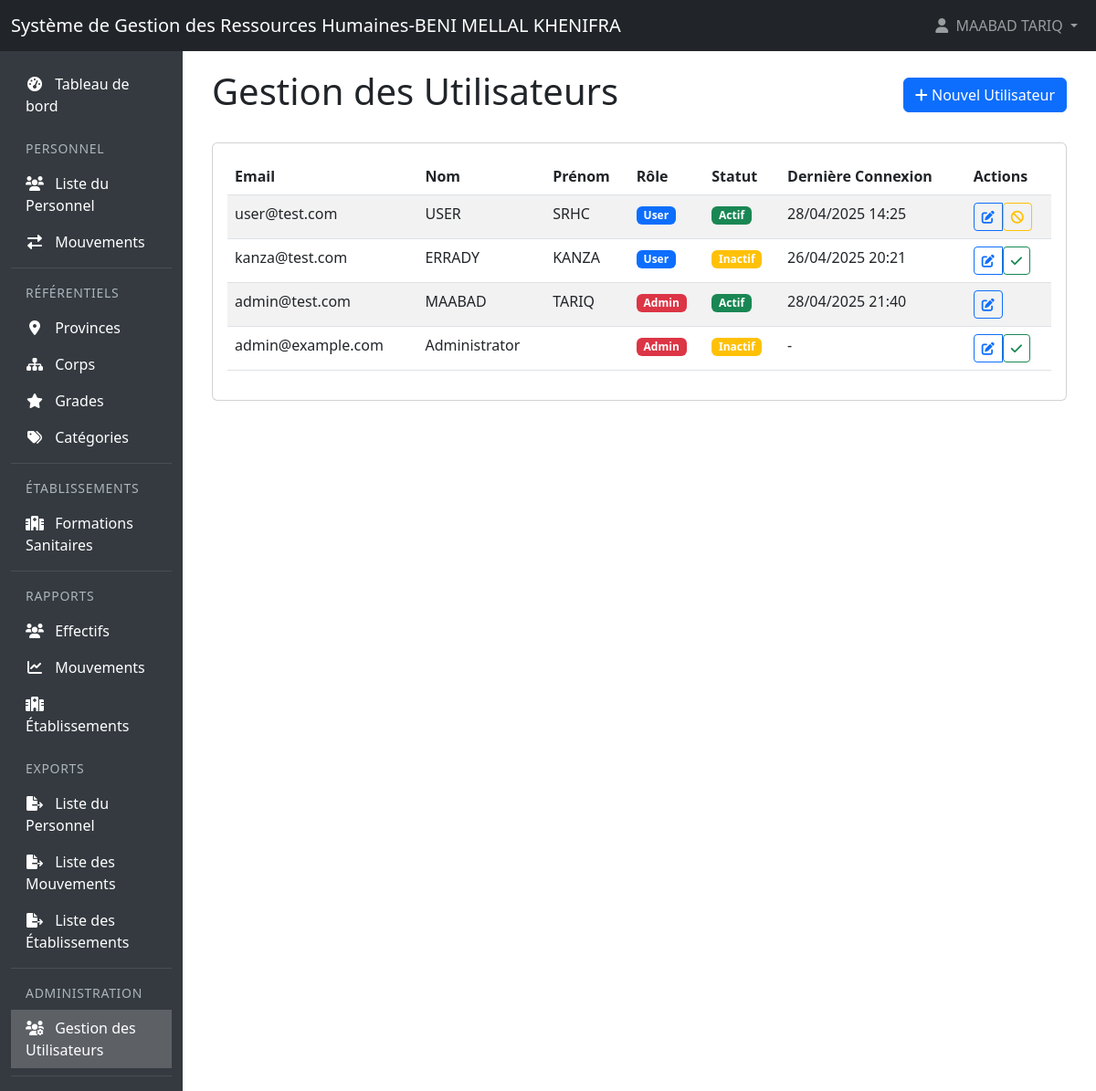
/APP_SGRHBMKH/users (signed in), run on the app's committed database.
### tables this page shows
CREATE TABLE `users` (
  `id` int(11) NOT NULL,
  `email` varchar(100) NOT NULL,
  `password` varchar(255) NOT NULL,
  `nom` varchar(100) NOT NULL,
  `prenom` varchar(100) NOT NULL,
  `telephone` varchar(20) DEFAULT NULL,
  `adresse` text DEFAULT NULL,
  `role` enum('admin','user') NOT NULL DEFAULT 'user',
  `avatar` varchar(255) DEFAULT NULL,
  `derniere_connexion` datetime DEFAULT NULL,
  `reset_token` varchar(255) DEFAULT NULL,
  `reset_token_expiry` datetime DEFAULT NULL,
  `status` enum('active','inactive','blocked') NOT NULL DEFAULT 'active',
  `created_at` timestamp NOT NULL DEFAULT current_timestamp(),
  `updated_at` timestamp NOT NULL DEFAULT current_timestamp() ON UPDATE current_timestamp(),
  `deleted_at` timestamp NULL DEFAULT NULL
);

### controllers/UserController.php (called while the page is built, shortened)
<?php
class UserController extends Controller {
    private $userModel;
    public function __construct() {
        $this->userModel = new Auth();
    }
    public function index() {
        $users = $this->userModel->getAllUsers();
        $this->render('users/index', [
            'users' => $users,
            'csrf_token' => $this->generateCSRFToken()
        ]);
    }
}

### models/Model.php (called while the page is built, shortened)
<?php
require_once __DIR__ . '/../config/database.php';
abstract class Model {
    public function __construct() {
        $database = new Database();
        $this->db = $database->getConnection();
    }
}
?>

### config/database.php (called while the page is built, shortened)
<?php
class Database {
    private $host = "localhost";
    private $db_name = "sgrhbmkh_db";
    private $username = "root";
    private $password = "";
    public function getConnection() {
        $this->db = null;
        try {
            $dsn = "mysql:host=" . $this->host . ";dbname=" . $this->db_name . ";charset=utf8";
            $this->db = new PDO($dsn, $this->username, $this->password, [
                PDO::ATTR_ERRMODE => PDO::ERRMODE_EXCEPTION,
                PDO::ATTR_DEFAULT_FETCH_MODE => PDO::FETCH_ASSOC,
                PDO::ATTR_EMULATE_PREPARES => false,
                PDO::MYSQL_ATTR_INIT_COMMAND => "SET NAMES utf8mb4"
            ]);
            $this->db->query("SELECT 1");
        } catch(PDOException $e) {
            error_log("Database connection error: " . $e->getMessage());
            error_log("DSN used: " . $dsn);
            error_log("Stack trace: " . $e->getTraceAsString());
            throw new Exception("Une erreur est survenue lors de la connexion à la base de données: " . $e->getMessage());
        }
        return $this->db;
    }
}
?>

### models/Auth.php (called while the page is built, shortened)
<?php
class Auth extends Model {
    public function getAllUsers() {
        $stmt = $this->db->prepare("SELECT id, email, nom, prenom, telephone, adresse, role, status,
            derniere_connexion, created_at, updated_at
            FROM users
            WHERE deleted_at IS NULL
            ORDER BY created_at DESC");
        $stmt->execute();
        return $stmt->fetchAll(PDO::FETCH_ASSOC);
    }
}
?>

### views/users/index.php (the view, shortened to what this page needs)
<div class="container-fluid">
    <div class="d-flex justify-content-between align-items-center mb-4">
        <h1>Gestion des Utilisateurs</h1>
        <a href="/APP_SGRHBMKH/users/create" class="btn btn-primary">
            <i class="fas fa-plus"></i> Nouvel Utilisateur
        </a>
    </div>
    <div class="card">
        <div class="card-body">
            <div class="table-responsive">
                <table class="table table-striped">
                    <thead>
                        <tr>
                            <th>Email</th>
                            <th>Nom</th>
                            <th>Prénom</th>
                            <th>Rôle</th>
                            <th>Statut</th>
                            <th>Dernière Connexion</th>
                            <th>Actions</th>
                        </tr>
                    </thead>
                    <tbody>
                        <?php foreach ($users as $user): ?>
                            <tr>
                                <td><?php echo htmlspecialchars($user['email']); ?></td>
                                <td><?php echo htmlspecialchars($user['nom']); ?></td>
                                <td><?php echo htmlspecialchars($user['prenom']); ?></td>
                                <td>
                                    <span class="badge bg-<?php echo $user['role'] === 'admin' ? 'danger' : 'primary'; ?>">
                                        <?php echo ucfirst($user['role']); ?>
                                    </span>
                                </td>
                                <td>
                                    <span class="badge bg-<?php echo $user['status'] === 'active' ? 'success' : 'warning'; ?>">
                                        <?php echo $user['status'] === 'active' ? 'Actif' : 'Inactif'; ?>
                                    </span>
                                </td>
                                <td>
                                    <?php echo $user['derniere_connexion'] ? date('d/m/Y H:i', strtotime($user['derniere_connexion'])) : '-'; ?>
                                </td>
                                <td>
                                    <div class="btn-group" role="group">
                                        <a href="/APP_SGRHBMKH/users/edit/<?php echo $user['id']; ?>"
                                           class="btn btn-sm btn-outline-primary"
                                           title="Modifier">
                                            <i class="fas fa-edit"></i>
                                        </a>
                                        <?php if ($user['id'] !== $_SESSION['user_id']): ?>
                                            <form action="/APP_SGRHBMKH/users/toggle-status/<?php echo $user['id']; ?>"
                                                  method="POST"
                                                  class="d-inline"
                                                  onsubmit="return confirm('Êtes-vous sûr de vouloir <?php echo $user['status'] === 'active' ? 'désactiver' : 'activer'; ?> cet utilisateur ?');">
                                                <button type="submit"
                                                        class="btn btn-sm btn-outline-<?php echo $user['status'] === 'active' ? 'warning' : 'success'; ?>"
                                                        title="<?php echo $user['status'] === 'active' ? 'Désactiver' : 'Activer'; ?>">
                                                    <i class="fas fa-<?php echo $user['status'] === 'active' ? 'ban' : 'check'; ?>"></i>
                                                </button>
                                            </form>
                                        <?php endif; ?>
                                    </div>
                                </td>
                            </tr>
                        <?php endforeach; ?>
                    </tbody>
                </table>
            </div>
        </div>
    </div>
</div>

### data on the page
users: email "user@test.com", nom "USER", prenom "SRHC", role "User", status "Actif", derniere_connexion "28/04/2025 14:25"
users: email "kanza@test.com", nom "ERRADY", prenom "KANZA", role "User", status "Inactif", derniere_connexion "26/04/2025 20:21"
users: email "admin@test.com", nom "MAABAD", prenom "TARIQ", role "Admin", status "Actif", derniere_connexion "28/04/2025 21:40"
users: email "admin@example.com", nom "Administrator", role "Admin", status "Inactif"

### other printed values
$_SESSION['user_name'] "MAABAD TARIQ"
